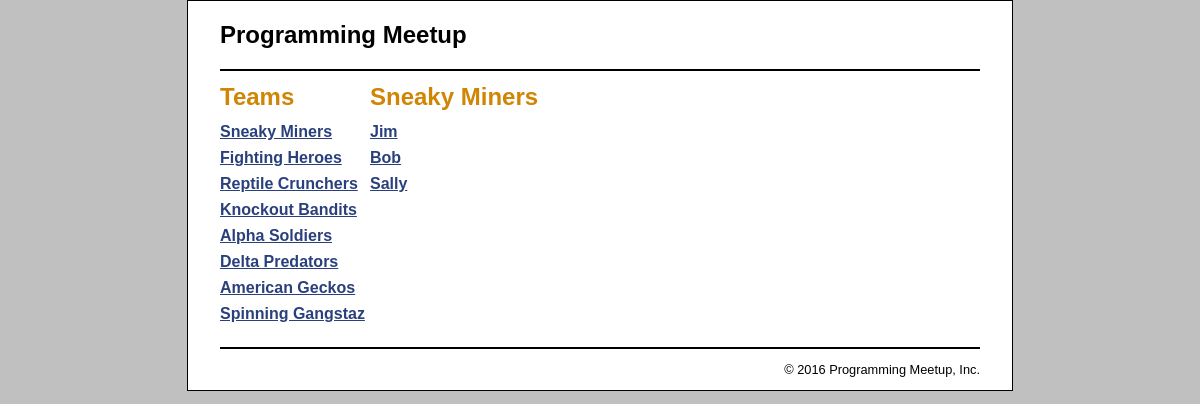
Page /controller/product_catalog on the committed database.
### tables this page shows
CREATE TABLE team (
	team_id				int				auto_increment,
	team_name			varchar(255)	not null 		unique,
	team_description	varchar(500)	not null,	
	
	primary key (team_id)
);

CREATE TABLE member (
	team_id				int				not null,
	member_id			int				auto_increment,	
	member_name			varchar(255)	not null,
	member_birthday		date,

	index team_id (team_id),	
	foreign key (team_id) references team(team_id),		
	primary key (member_id)	
);

### model/category_db.php (called while the page is built, shortened)
<?php
	function get_teams() {
	    global $db;
	    $query = 'SELECT * FROM team
	              ORDER BY team_id';
	    $statement = $db->prepare($query);
	    $statement->execute();
	    return $statement;
	}
	function get_team_name($group_id) {
	    global $db;
	    $query = 'SELECT * FROM team
	              WHERE team_id = :group_id';
	    $statement = $db->prepare($query);
	    $statement->bindValue(':group_id', $group_id);
	    $statement->execute();
	    $team = $statement->fetch();
	    $team_name = $team['team_name'];
	    return $team_name;
	}
?>

### model/product_db.php (called while the page is built, shortened)
<?php
function get_member_by_team($team_id) {
    global $db;
    $query = 'SELECT * FROM member
              WHERE member.team_id = :team_id
              ORDER BY member_id';
    $statement = $db->prepare($query);
    $statement->bindValue(":team_id", $team_id);
    $statement->execute();
    $members = $statement->fetchAll();
    return $members;
}
?>

### view/product_catalog/product_list.php (the view)
<?php include '../../view/template/header.php'; ?>
<main>
    <aside>
        <h1>Teams</h1>
		<?php include '../../view/template/categories_nav.php'; ?>
    </aside>
    <section>
        <h1><?php echo $team_name; ?></h1>
        <ul class="nav">
            <?php foreach ($member as $person) : ?>
            <li>
                <a href = "?action=view_member&amp;member_id=<?php
						  echo $person['member_id']; ?>" >
                    <?php echo $person['member_name']; ?>
                </a>
            </li>
            <?php endforeach; ?>
        </ul>
    </section>
</main>
<?php include '../../view/template/footer.php'; ?>

### view/template/categories_nav.php
<nav>
	<ul>
	<?php foreach ($teams as $team) : ?>
		<li>
		<a href="?team_id=<?php echo $team['team_id']; ?>">
			<?php echo $team['team_name']; ?>
		</a>
		</li>
	<?php endforeach; ?>
	</ul>
</nav>

### public/css/main.css (style rules this page uses)
html { background-color: rgb(192, 192, 192); }
body { font-family: Arial, Helvetica, sans-serif; width: 760px; margin: 0 auto; padding: 0 2em; background-color: white; border: 1px solid black; }
aside { float: left; width: 150px; }
section { float: left; width: 500px; }
h1 { font-size: 150%; margin: .5em 0; }
h1, h2 { color: rgb(208, 133, 4); }
ul { list-style-type: none; margin: 0; padding-left: 0; padding-bottom: 1em; }
li { padding-bottom: 0.5em; }
a { color: rgb(41, 64, 124); font-weight: bold; }

### rows in the picture
team: team_name "Sneaky Miners"
team: team_name "Fighting Heroes"
team: team_name "Reptile Crunchers"
team: team_name "Knockout Bandits"
team: team_name "Alpha Soldiers"
team: team_name "Delta Predators"
team: team_name "American Geckos"
team: team_name "Spinning Gangstaz"
member: member_name "Jim"
member: member_name "Bob"
member: member_name "Sally"
